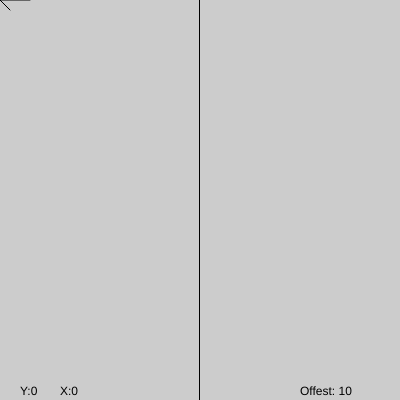
Frame 1 (no input)
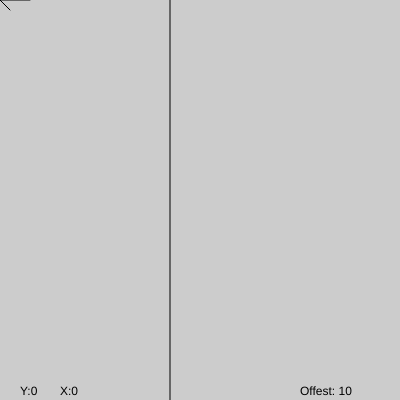
Frame 60 (no input)
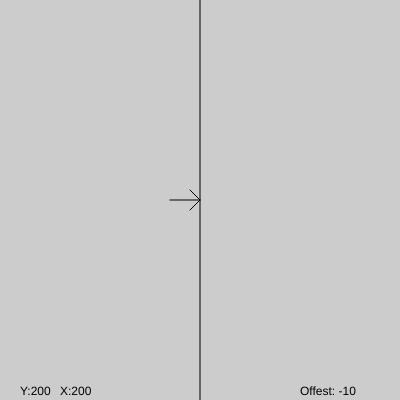
Frame 120 (the mouse pressed at the canvas centre since frame 60)

The p5.js sketch that drew these frames (run headless with seeded random() and noise() and a simulated clock; from frame 60 on, the mouse is pressed at the canvas centre):

// p5.js sketch
// ── sketch.js
// Example by Tegan Bristow 2015
var x;
var offset = 10;

function setup() {
  createCanvas(400, 400);
  x = width/2;
}

function draw() {
  background(204);
  if (mouseX > x) {
    x += 0.5;
    offset = -10;
  }
  if (mouseX < x) {
    x -= 0.5;
    offset = 10;
  }
  line(x, 0, x, height);
  line(mouseX, mouseY, mouseX + offset, mouseY - 10);
  line(mouseX, mouseY, mouseX + offset, mouseY + 10);
  line(mouseX, mouseY, mouseX + offset*3, mouseY);

text("Offest: "+offset, width - 100, height-5);
text("X:"+mouseX, 60, height-5);
text("Y:"+mouseY, 20, height-5);

}
